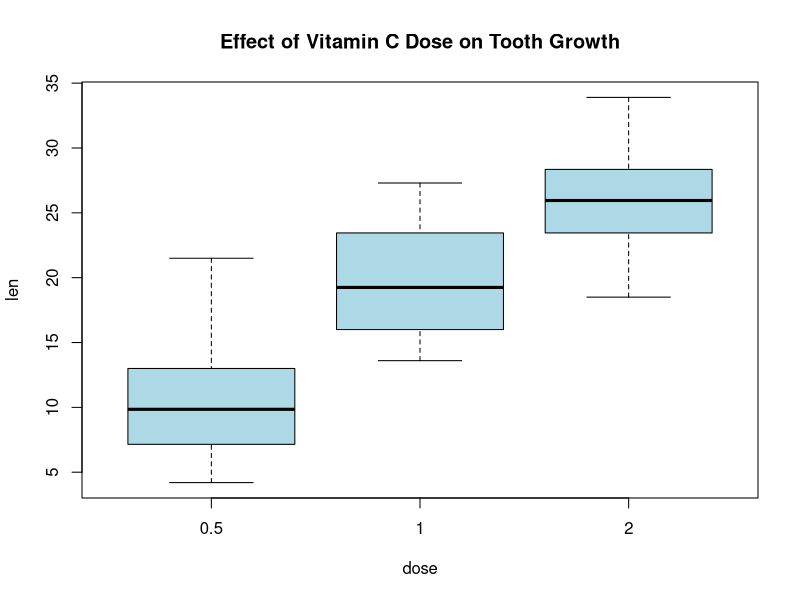
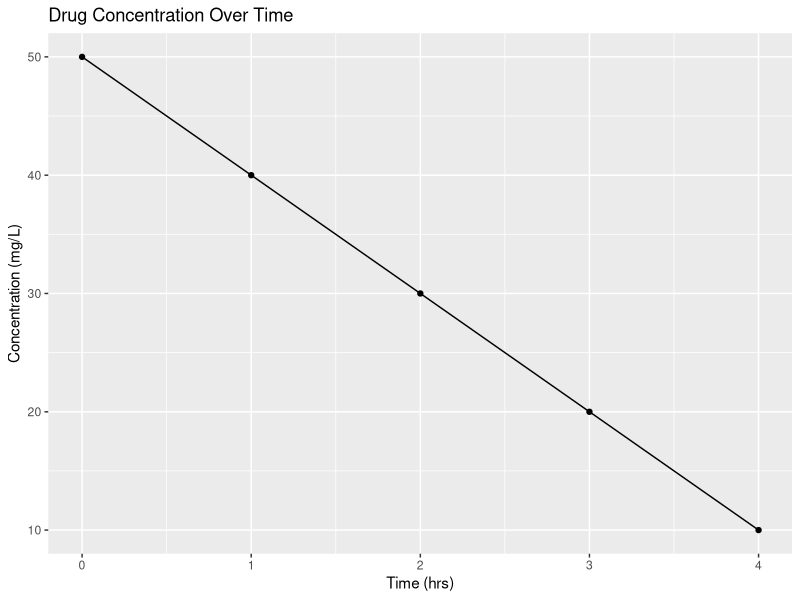
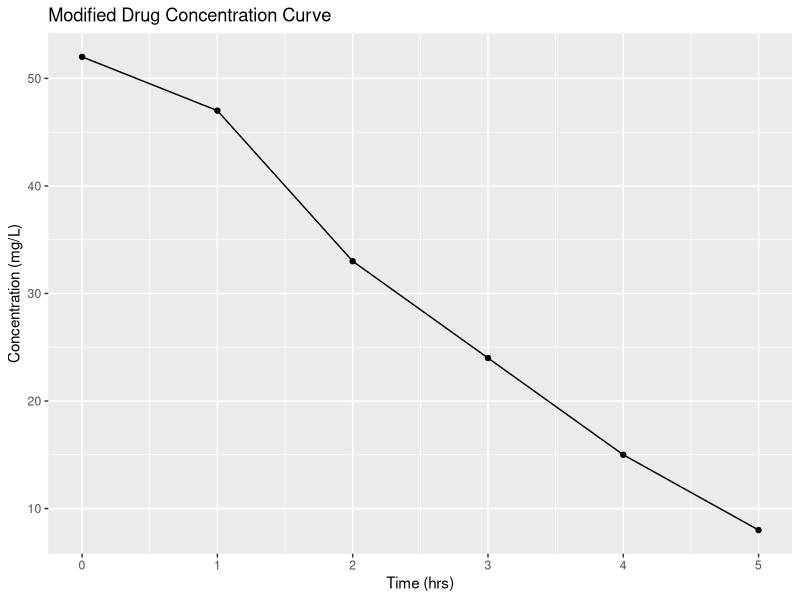

These figures' R source, in order:
## ---- chunk 1
boxplot(len ~ dose, data = ToothGrowth, main = "Effect of Vitamin C Dose on Tooth Growth", col = "lightblue")

## ---- chunk 2
dose <- 50
## ---- chunk 3
dose
## ---- chunk 4
temperature <- 37
temperature
## ---- chunk 5
# Numeric
concentration <- 25.5

# Character (text)
compound <- "Aspirin"

# Logical (TRUE/FALSE)
effective <- TRUE
## ---- chunk 6
class(concentration)
class(compound)
class(effective)
## ---- chunk 7
concentrations <- c(10, 20, 30, 40, 50)
## ---- chunk 8
concentrations
## ---- chunk 9
concentrations[1]   # first value
concentrations[3]   # third value
## ---- chunk 10
pH_values <- c(6.5, 6.7, 6.8, 6.9, 7.0)
pH_values
## ---- chunk 11
data <- data.frame(
  Time = c(0, 1, 2, 3, 4),
  Concentration = c(50, 40, 30, 20, 10)
)
## ---- chunk 12
print(data)
## ---- chunk 13
data$Concentration
## ---- chunk 14
data[2, 2]
## ---- chunk 15
compounds <- data.frame(
  Compound = c("Aspirin", "Ibuprofen"),
  Dose = c(100, 200),
  Effective = c(TRUE, FALSE)
)
## ---- chunk 16
print(compounds)
## ---- chunk 17
# Concentration measurements over time (in mg/L)
concentration <- c(50, 40, 30, 20, 10)
## ---- chunk 18
avg_conc <- mean(concentration) 
cat("Average concentration:", avg_conc, "mg/L")
## ---- chunk 19
sd_conc <- sd(concentration) 
cat("Standard deviation of concentration:", sd_conc)
## ---- chunk 20
# Enter your own values here:
your_conc <- c(52, 49, 48, 51, 50)

# Calculate mean and standard deviation
mean(your_conc) 
sd(your_conc)
## ---- chunk 21
library(ggplot2)
## ---- chunk 22
# Create a data frame with time and concentration

data <- data.frame( Time = c(0, 1, 2, 3, 4), Concentration = c(50, 40, 30, 20, 10) )
## ---- chunk 23
print(data)
## ---- chunk 24
# Create a scatter plot with a line

ggplot(data, aes(x = Time, y = Concentration)) + 
  geom_point() +             # add the points 
  geom_line() +              # connect the points with a line 
  labs( 
    title = "Drug Concentration Over Time", 
    x = "Time (hrs)", 
    y = "Concentration (mg/L)" 
  )
## ---- chunk 25
# Your turn: modify the dataset or try new values

my_data <- data.frame( 
  Time = c(0, 1, 2, 3, 4, 5), 
  Concentration = c(52, 47, 33, 24, 15, 8) 
  )

ggplot(my_data, aes(x = Time, y = Concentration)) + 
  geom_point() + 
  geom_line() + 
  labs( 
    title = "Modified Drug Concentration Curve", 
    x = "Time (hrs)", 
    y = "Concentration (mg/L)" 
  )
